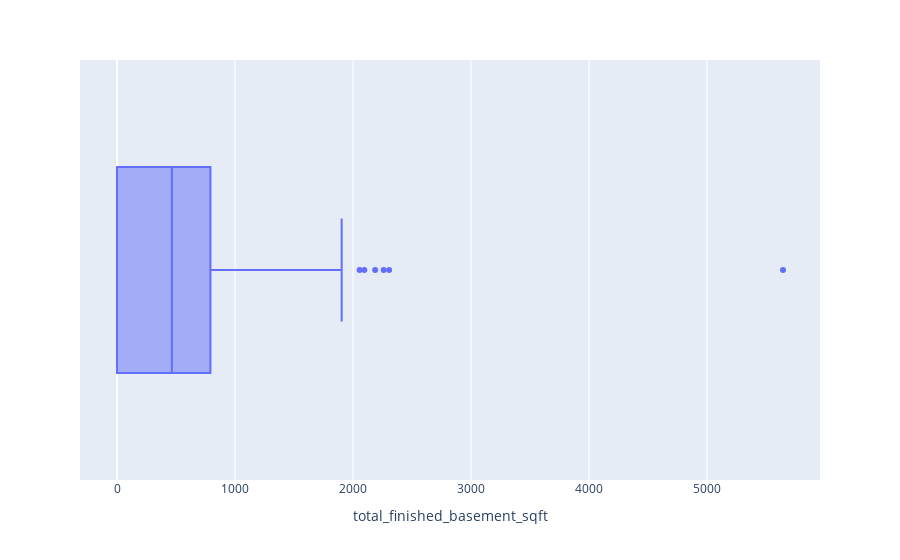
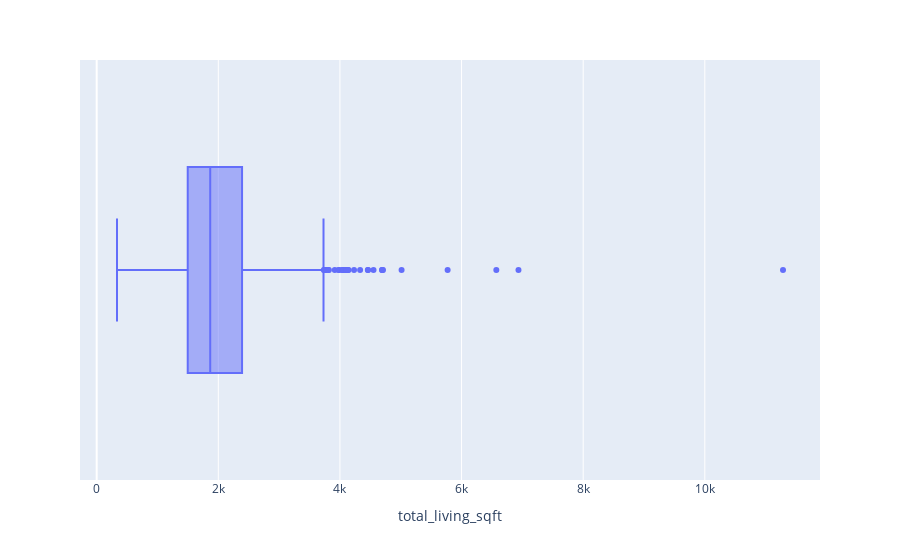
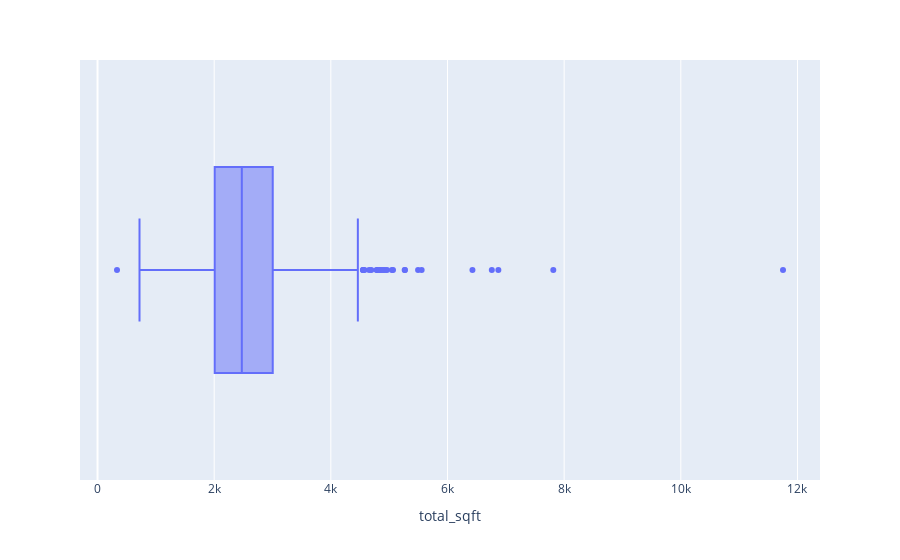

Notebook cell for these charts, in order:
### Code cell
# square footage
df['total_finished_basement_sqft'] = df['BsmtFinSF1'] + df["BsmtFinSF2"]
df['total_living_sqft'] = df['total_finished_basement_sqft'] + df['GrLivArea']
df['total_sqft'] = df['TotalBsmtSF'] + df['1stFlrSF'] + df['2ndFlrSF']

sqft_ref_features = ['BsmtFinSF1', "BsmtFinSF2", 'GrLivArea', 'TotalBsmtSF', '1stFlrSF', '2ndFlrSF']
sqft_features = ['total_finished_basement_sqft', 'total_living_sqft', 'total_sqft']

transfer_info["sqftGroup"] = {
    "newSQFT": sqft_features,
    "referenceSQFT": bath_ref_features,
}

viz_data(sqft_features)

### Figure 1 — Plotly figure (JSON) as saved in the notebook; plotly's stock layout.template omitted (floating-point values rounded to 4 significant figures; data arrays with more than 128 entries replaced by an {"elided": "..."} marker saying what was removed)
{"data": [{"alignmentgroup": "True", "hovertemplate": "total_finished_basement_sqft=%{x}<extra></extra>", "legendgroup": "", "marker": {"color": "#636efa"}, "name": "", "notched": false, "offsetgroup": "", "orientation": "h", "showlegend": false, "type": "box", "x": {"elided": "1460 int values"}, "x0": " ", "xaxis": "x", "y0": " ", "yaxis": "y"}], "layout": {"boxmode": "group", "legend": {"tracegroupgap": 0}, "margin": {"t": 60}, "xaxis": {"anchor": "y", "domain": [0, 1], "title": {"text": "total_finished_basement_sqft"}}, "yaxis": {"anchor": "x", "domain": [0, 1]}}}

### Figure 2 — Plotly figure (JSON) as saved in the notebook; plotly's stock layout.template omitted (floating-point values rounded to 4 significant figures; data arrays with more than 128 entries replaced by an {"elided": "..."} marker saying what was removed)
{"data": [{"alignmentgroup": "True", "hovertemplate": "total_living_sqft=%{x}<extra></extra>", "legendgroup": "", "marker": {"color": "#636efa"}, "name": "", "notched": false, "offsetgroup": "", "orientation": "h", "showlegend": false, "type": "box", "x": {"elided": "1460 int values"}, "x0": " ", "xaxis": "x", "y0": " ", "yaxis": "y"}], "layout": {"boxmode": "group", "legend": {"tracegroupgap": 0}, "margin": {"t": 60}, "xaxis": {"anchor": "y", "domain": [0, 1], "title": {"text": "total_living_sqft"}}, "yaxis": {"anchor": "x", "domain": [0, 1]}}}

### Figure 3 — Plotly figure (JSON) as saved in the notebook; plotly's stock layout.template omitted (floating-point values rounded to 4 significant figures; data arrays with more than 128 entries replaced by an {"elided": "..."} marker saying what was removed)
{"data": [{"alignmentgroup": "True", "hovertemplate": "total_sqft=%{x}<extra></extra>", "legendgroup": "", "marker": {"color": "#636efa"}, "name": "", "notched": false, "offsetgroup": "", "orientation": "h", "showlegend": false, "type": "box", "x": {"elided": "1460 int values"}, "x0": " ", "xaxis": "x", "y0": " ", "yaxis": "y"}], "layout": {"boxmode": "group", "legend": {"tracegroupgap": 0}, "margin": {"t": 60}, "xaxis": {"anchor": "y", "domain": [0, 1], "title": {"text": "total_sqft"}}, "yaxis": {"anchor": "x", "domain": [0, 1]}}}
